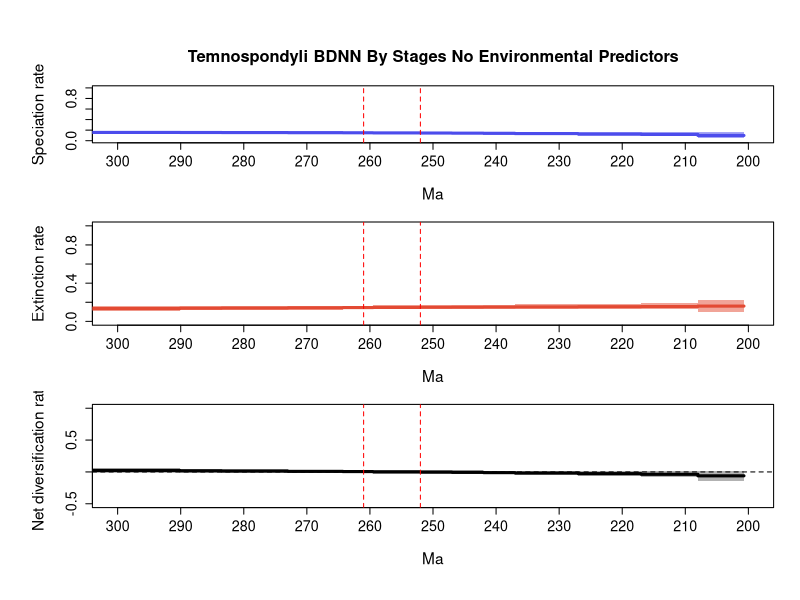

Generate this figure with R:
## FINAL RTT GRAPH, PROPER FORMATTING CODE BELOW

##################################################### Change file path
pdf(file='C:/Users/SimoesLabAdmin/Documents/BDNN_Arielli/temnospondyli/mcmc_fixshift_no_predictors/D_bdnn_update/combined_10_RTT_final.pdf', width = 8, height = 10.8, useDingbats = FALSE)

# Set up the layout for 3 vertical plots
par(mfrow=c(3,1), cex.main=1.7, cex.lab=1.4, cex.axis=1.3,
    mgp=c(3.5, 1, 0),      # distance of axis labels from plot
    oma=c(2, 2, 2, 0))     # outer margins for the entire figure

################################################### Data vectors, time_vec through div_upr (longevity vectors excluded for our purposes)
time_vec=c(310.95433044433594, 290.10001,290.1,283.50001,283.5,273.00001,273.0,264.30001,264.3,259.50001,259.5,252.00001,252.0,247.00001,247.0,242.00001,242.0,237.00001,237.0,227.00001,227.0,217.00001,217.0,208.00001,208.0,200.7016429901123)
sp_mean=c(0.15688365199903712, 0.15688365199903712,0.15524872874101694,0.15524872874101694,0.1537700044055804,0.1537700044055804,0.15159584004020096,0.15159584004020096,0.14965075936072464,0.14965075936072464,0.14749683392675125,0.14749683392675125,0.1448471403755171,0.1448471403755171,0.14233456210647236,0.14233456210647236,0.1394435511837246,0.1394435511837246,0.13442748223351156,0.13442748223351156,0.12671670240595057,0.12671670240595057,0.11855591553975069,0.11855591553975069,0.09908289557950753,0.09908289557950753)
sp_lwr=c(0.1279026893530386, 0.1279026893530386,0.12987806777196165,0.12987806777196165,0.12975565533098032,0.12975565533098032,0.1288598381568455,0.1288598381568455,0.128131741876032,0.128131741876032,0.12532346279103293,0.12532346279103293,0.1239363532926807,0.1239363532926807,0.12094212010706973,0.12094212010706973,0.11695255676674962,0.11695255676674962,0.11070708426773382,0.11070708426773382,0.09636505530599054,0.09636505530599054,0.08331910022202184,0.08331910022202184,0.04572649369072084,0.04572649369072084)
sp_upr=c(0.1859828199069333, 0.1859828199069333,0.18192844421370222,0.18192844421370222,0.1786972929096031,0.1786972929096031,0.17536179206426133,0.17536179206426133,0.17235578313060804,0.17235578313060804,0.1679197912419996,0.1679197912419996,0.16583233228223457,0.16583233228223457,0.1635532955393014,0.1635532955393014,0.16138424668520843,0.16138424668520843,0.15862702744275176,0.15862702744275176,0.15642546090493925,0.15642546090493925,0.1577033349226872,0.1577033349226872,0.1591391418915603,0.1591391418915603)
ex_mean=c(0.13380127036766537, 0.13380127036766537,0.13731131378850722,0.13731131378850722,0.13970679836173688,0.13970679836173688,0.1424344827464674,0.1424344827464674,0.14433685366325033,0.14433685366325033,0.14602994124180735,0.14602994124180735,0.14768626154989456,0.14768626154989456,0.14894889055381608,0.14894889055381608,0.15014471500627996,0.15014471500627996,0.1517976611115831,0.1517976611115831,0.15373695294749573,0.15373695294749573,0.15538316933792584,0.15538316933792584,0.16000204310940086,0.16000204310940086)
ex_lwr=c(0.10485706517897297, 0.10485706517897297,0.11438662056620442,0.11438662056620442,0.11849602979158365,0.11849602979158365,0.12256918438169094,0.12256918438169094,0.12507904969738812,0.12507904969738812,0.1261596980683887,0.1261596980683887,0.12644454718655734,0.12644454718655734,0.12720241324563158,0.12720241324563158,0.12777062496876018,0.12777062496876018,0.12808413644009625,0.12808413644009625,0.12957100627635004,0.12957100627635004,0.12462412338919418,0.12462412338919418,0.1000505608986089,0.1000505608986089)
ex_upr=c(0.1610407388141092, 0.1610407388141092,0.16073322071784563,0.16073322071784563,0.16070656435497782,0.16070656435497782,0.16310390007772818,0.16310390007772818,0.16525484959092426,0.16525484959092426,0.16703712604917909,0.16703712604917909,0.16959278182197596,0.16959278182197596,0.17230955914160953,0.17230955914160953,0.1746913701500002,0.1746913701500002,0.17767516364486075,0.17767516364486075,0.1863003194548727,0.1863003194548727,0.19061904608371497,0.19061904608371497,0.22072534718935585,0.22072534718935585)
div_mean=c(0.02308238163137136, 0.02308238163137136,0.01793741495250987,0.01793741495250987,0.014063206043843542,0.014063206043843542,0.00916135729373368,0.00916135729373368,0.005313905697474713,0.005313905697474713,0.0014668926849435858,0.0014668926849435858,-0.0028391211743775393,-0.0028391211743775393,-0.006614328447343954,-0.006614328447343954,-0.010701163822555301,-0.010701163822555301,-0.017370178878071376,-0.017370178878071376,-0.027020250541545308,-0.027020250541545308,-0.03682725379817502,-0.03682725379817502,-0.06091914752989317,-0.06091914752989317)
div_lwr=c(-0.01334710651135107, -0.01334710651135107,-0.014916576573342638,-0.014916576573342638,-0.015782710746198858,-0.015782710746198858,-0.019604373392374502,-0.019604373392374502,-0.02219281099488099,-0.02219281099488099,-0.02552411279725894,-0.02552411279725894,-0.032892277505395445,-0.032892277505395445,-0.03662233429074871,-0.03662233429074871,-0.04030636989442925,-0.04030636989442925,-0.05308312338163326,-0.05308312338163326,-0.06525371154771144,-0.06525371154771144,-0.08588585337363062,-0.08588585337363062,-0.14179125485653304,-0.14179125485653304)
div_upr=c(0.05925294251591988, 0.05925294251591988,0.04741158974062107,0.04741158974062107,0.04172758388576986,0.04172758388576986,0.034885136550355966,0.034885136550355966,0.031825551876851654,0.031825551876851654,0.02949828586469158,0.02949828586469158,0.024436755104442043,0.024436755104442043,0.022807637536879477,0.022807637536879477,0.020177848055807968,0.020177848055807968,0.013587336803722344,0.013587336803722344,0.016050496654653357,0.016050496654653357,0.013050921015463013,0.013050921015463013,0.017913089654747222,0.017913089654747222)

# Calculate positions for the mass extinction events
perm_trias_extinction = 252 # End-Permian mass extinction (252 Ma)
guadalupian_extinction = 261 # Guadalupian extinction (261 Ma)

# Define custom tick positions at 10 MY intervals
x_ticks <- seq(300, 200, by=-10)
x_tick_labels <- x_ticks

# Convert time_vec to negative values, just for formatting
time_vec_neg <- -time_vec  # Converting to negative for plotting consistency

# First plot: Speciation rate
par(mar=c(5, 5, 4.5, 2))  # bottom, left, top, right margins
plot(time_vec, sp_mean, type='n', ylim=c(0, 1), xlim=c(300, 200),
     ############################################################ Change PDF title
     ylab='Speciation rate', xlab='Ma', main='Temnospondyli BDNN By Stages No Environmental Predictors',
     xaxt='n', cex.main=1.5, cex.lab=1.4, cex.axis=1.3) # xaxt removes default x axis
axis(1, at=x_ticks, labels=x_tick_labels, cex.axis=1.3) # Custom x-axis with 10MY interval ticks

# Plot the confidence intervals and mean line
not_NA = !is.na(sp_mean)
polygon(c(time_vec[not_NA], rev(time_vec[not_NA])), 
        c(sp_lwr[not_NA], rev(sp_upr[not_NA])), 
        col = adjustcolor('#4c4cec', alpha = 0.5), border = NA)
lines(time_vec[not_NA], sp_mean[not_NA], col = '#4c4cec', lwd = 3)

# Add vertical lines for mass extinction events
abline(v=perm_trias_extinction, col="red", lty=2)
abline(v=guadalupian_extinction, col="red", lty=2)

# Second plot: Extinction rate
par(mar=c(5, 5, 1, 2))  # bottom, left, top, right margins. Reduced top margin to 2.5 (from 4.5)
plot(time_vec, ex_mean, type='n', ylim=c(0, 1), xlim=c(300, 200),
     ylab='Extinction rate', xlab='Ma', 
     xaxt='n', cex.lab=1.4, cex.axis=1.3)
axis(1, at=x_ticks, labels=x_tick_labels, cex.axis=1.3)

# Plot the confidence intervals and mean line
not_NA = !is.na(ex_mean)
polygon(c(time_vec[not_NA], rev(time_vec[not_NA])), 
        c(ex_lwr[not_NA], rev(ex_upr[not_NA])), 
        col = adjustcolor('#e34a33', alpha = 0.5), border = NA)
lines(time_vec[not_NA], ex_mean[not_NA], col = '#e34a33', lwd = 3)

# Add vertical lines for mass extinction events
abline(v=perm_trias_extinction, col="red", lty=2)
abline(v=guadalupian_extinction, col="red", lty=2)

# Third plot: Net diversification rate
par(mar=c(5, 5, 1, 2))  # bottom, left, top, right margins. Reduced top margin to 2.5 (from 4.5)
plot(time_vec, div_mean, type='n', ylim=c(-0.5, 1), xlim=c(300, 200),
     ylab='Net diversification rate', xlab='Ma',
     xaxt='n', cex.lab=1.4, cex.axis=1.3)
axis(1, at=x_ticks, labels=x_tick_labels, cex.axis=1.3)

# Plot the confidence intervals and mean line
not_NA = !is.na(div_mean)
polygon(c(time_vec[not_NA], rev(time_vec[not_NA])), 
        c(div_lwr[not_NA], rev(div_upr[not_NA])), 
        col = adjustcolor('black', alpha = 0.3), border = NA)
lines(time_vec[not_NA], div_mean[not_NA], col = 'black', lwd = 3)

# Add horizontal line at y=0 for the net diversification rate
abline(h = 0, col = 'black', lty = 2)

# Add vertical lines for mass extinction events
abline(v=perm_trias_extinction, col="red", lty=2)
abline(v=guadalupian_extinction, col="red", lty=2)

dev.off()
